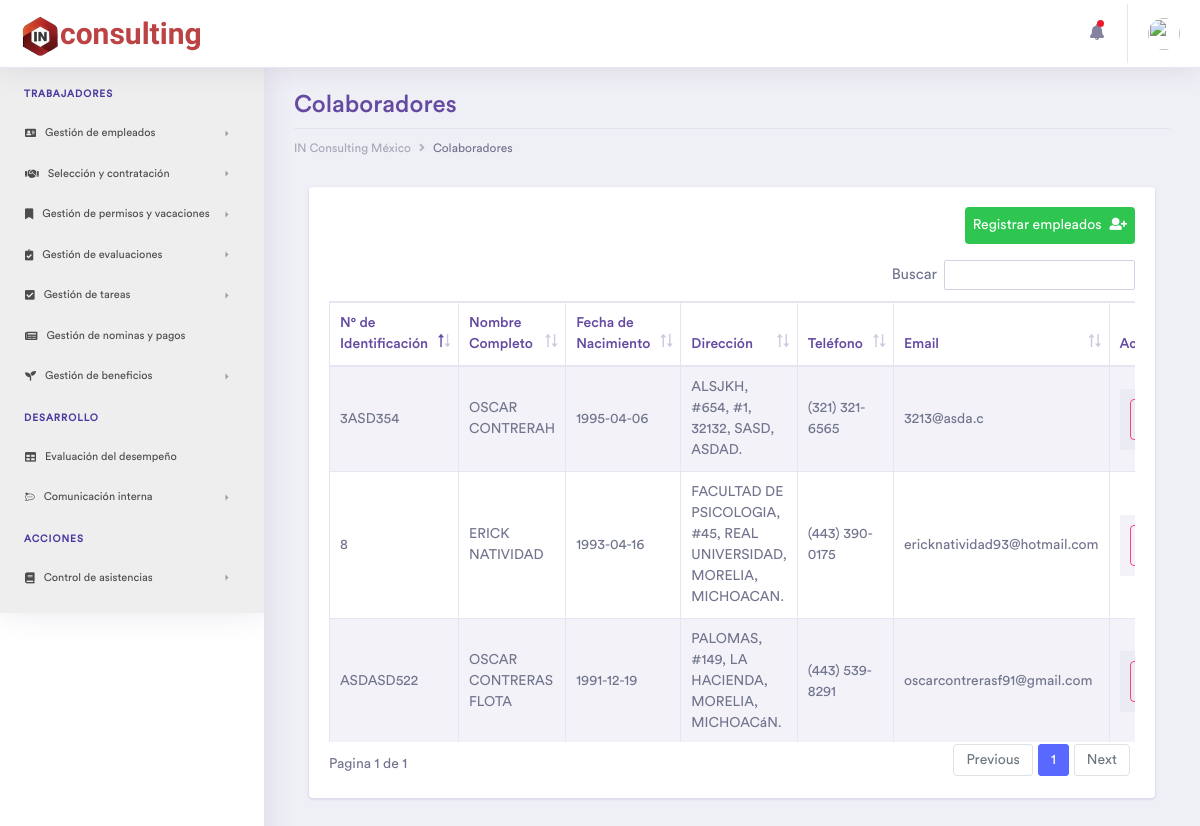
The page /Empleados on the database its author committed.
### tables this page shows
CREATE TABLE `emergencia` (
  `idEmergencia` int(11) NOT NULL,
  `nameEmer` varchar(50) NOT NULL,
  `parentesco` varchar(45) NOT NULL,
  `phoneEmer` varchar(15) NOT NULL,
  `Empleados_idEmpleados` int(11) NOT NULL
);

CREATE TABLE `empleados` (
  `idEmpleados` int(11) NOT NULL,
  `name` varchar(45) NOT NULL,
  `lastname` varchar(45) NOT NULL,
  `genero` varchar(1) NOT NULL,
  `fNac` date NOT NULL,
  `phone` varchar(15) NOT NULL,
  `email` varchar(45) NOT NULL,
  `identificacion` varchar(45) NOT NULL,
  `NSS` varchar(15) NOT NULL,
  `RFC` varchar(15) NOT NULL,
  `street` varchar(45) NOT NULL,
  `numE` varchar(5) NOT NULL,
  `numI` varchar(5) DEFAULT NULL,
  `colonia` varchar(45) NOT NULL,
  `CP` varchar(8) NOT NULL,
  `municipio` varchar(30) NOT NULL,
  `estado` varchar(45) NOT NULL,
  `status` int(1) NOT NULL DEFAULT 1,
  `fecha_contratado` timestamp NOT NULL DEFAULT current_timestamp()
);

### controller/plantilla.controlador.php (called while the page is built)
<?php
Class ControladorPlantilla{
	public function ctrTraerPlantilla(){
		include "view/plantilla.php";
	}
}

### index.php (called while the page is built)
<?php
require_once "controller/plantilla.controlador.php";
require_once "controller/formularios.controlador.php";
require_once "model/formularios.modelo.php";
$plantilla = new ControladorPlantilla();
$plantilla -> ctrTraerPlantilla();

### controller/formularios.controlador.php (called while the page is built, shortened)
<?php
class ControladorFormularios{
	static public function ctrVerEmpleados($item, $valor){
		$tabla = "empleados";
		$respuesta = ModeloFormularios::mdlVerEmpleados($tabla, $item, $valor);
		return $respuesta;
	}
	static public function ctrNumeroTelefonico($phone){
		$numero = ModeloFormularios::mdlNumeroTelefonico($phone);
		return $numero;
	}
}

### model/conexion.php (called while the page is built)
<?php
class Conexion{
  static public function conectar(){
    $link = new PDO("mysql:host=localhost;dbname=inrh",
                  "root",
                  "");
    $link->exec("set names utf8");
    return $link;
  }
}

### model/formularios.modelo.php (called while the page is built, shortened)
<?php
require_once "conexion.php";
class ModeloFormularios{
	static public function mdlVerEmpleados($tabla, $item, $valor){
		if($item == null && $valor == null){
			$sql = "SELECT e.idEmpleados, e.name, e.lastname, e.genero, e.fNac, e.phone, e.email, e.identificacion, e.NSS, e.RFC, e.street, e.numE, e.numI, e.colonia, e.CP, e.estado, e.municipio, e.fecha_contratado, m.nameEmer, m.parentesco, m.phoneEmer
			FROM empleados e
			INNER JOIN emergencia m ON e.idEmpleados = m.Empleados_idEmpleados WHERE status = 1 ORDER BY idEmpleados DESC;";
			$stmt = Conexion::conectar()->prepare($sql);
			$stmt->execute();
			return $stmt -> fetchAll();
		}
	}
	static public function mdlNumeroTelefonico($number){
	$number = preg_replace('/[^0-9]/', '', $number);
	$length = strlen($number);
	if($length == 10){
		$number = preg_replace('/([0-9]{3})([0-9]{3})([0-9]{4})/', '($1) $2-$3', $number);
	}elseif($length == 11){
		$number = preg_replace('/([0-9]{1})([0-9]{3})([0-9]{3})([0-9]{4})/', '+$1 ($2) $3-$4', $number);
	}
	return $number;
	}
}

### view/pages/Empleados.php (the view, shortened to what this page needs)
<?php
$empleados = ControladorFormularios::ctrVerEmpleados(null, null);
?><div class="container-fluid dashboard-content ">
	<div class="row">
		<div class="col-xl-12 col-lg-12 col-md-12 col-sm-12 col-12">
			<div class="page-header">
				<h2 class="pageheader-title">Colaboradores</h2>
				<div class="page-breadcrumb">
					<nav aria-label="breadcrumb">
						<ol class="breadcrumb">
							<li class="breadcrumb-item"><a href="Inicio" class="breadcrumb-link">IN Consulting México</a></li>
							<li class="breadcrumb-item active" aria-current="page">Colaboradores</li>
						</ol>
					</nav>
				</div>
			</div>
		</div>
	</div>
	<div class="ecommerce-widget">
		<div class="col-xl-12 col-lg-12 col-md-12 col-sm-12 col-12">
			<div class="card">
				<div class="card-body">
					<a href="RegistroEmpleados" class="btb btn-success p-2 rounded mb-3 float-right">
						Registrar empleados<i class="fas fa-user-plus ml-2"></i>
					</a>
					<div class="table-responsive">
						<table id="example" class="table table-striped table-bordered second" style="width:100%">
							<thead>
								<tr>
									<th>N° de Identificación</th>
									<th>Nombre Completo</th>
									<th>Fecha de Nacimiento</th>
									<th>Dirección</th>
									<th>Teléfono</th>
									<th>Email</th>
									<th>Acciones</th>
								</tr>
							</thead>
							<tbody>
								<?php foreach ($empleados as $key => $value): ?>
								<tr>
									<td><?php echo strtoupper($value['identificacion']); ?></td>
									<td><?php echo strtoupper($value['name'].' '.$value['lastname']); ?></td>
									<td><?php echo $value['fNac']; ?></td>
								<?php if ($value['numI']==null || $value['numI'] == ""): ?>
									<td><?php echo strtoupper($value['street'].", #".$value['numE'].", ".$value['colonia'].", ".$value['municipio'].", ".$value['estado']."."); ?></td>
								<?php else: ?>
									<td><?php echo strtoupper($value['street'].", #".$value['numE'].", #".$value['numI'].", ".$value['colonia'].", ".$value['municipio'].", ".$value['estado']."."); ?></td>
								<?php endif ?>
								<?php
									$formattedNumber = ControladorFormularios::ctrNumeroTelefonico($value['phone']);
								?>
									<td><?php echo $formattedNumber; ?></td>
									<td><?php echo $value['email']; ?></td>
									<td>
										<table>
											<tr>
												<td>
													<form method="POST" action="Colaborador">
													<button class="btn btn btn-outline-secondary rounded btn-block" name="Editar" value="<?php echo $value['idEmpleados'];?>">
													</button>
													</form>
												</td>
											</tr>
										</table>
									</td>
								</tr>
								<?php endforeach ?>
							</tbody>
						</table>
					</div>
				</div>
			</div>
		</div>
	</div>
</div>

### rows shown on the page
emergencia: Empleados_idEmpleados.identificacion "8", Empleados_idEmpleados.lastname "ERICK NATIVIDAD", Empleados_idEmpleados.fNac "1993-04-16", Empleados_idEmpleados.estado "FACULTAD DE PSICOLOGIA, #45, REAL UNIVERSIDAD, MORELIA, MICHOACAN.", Empleados_idEmpleados.phone "(443) 390-0175", Empleados_idEmpleados.email "ericknatividad93@hotmail.com"
emergencia: Empleados_idEmpleados.identificacion "3ASD354", Empleados_idEmpleados.lastname "OSCAR CONTRERAH", Empleados_idEmpleados.fNac "1995-04-06", Empleados_idEmpleados.estado "ALSJKH, #654, #1, 32132, SASD, ASDAD.", Empleados_idEmpleados.phone "(321) 321-6565", Empleados_idEmpleados.email "3213@asda.c"
emergencia: Empleados_idEmpleados.identificacion "ASDASD522", Empleados_idEmpleados.lastname "OSCAR CONTRERAS FLOTA", Empleados_idEmpleados.fNac "1991-12-19", Empleados_idEmpleados.estado "PALOMAS, #149, LA HACIENDA, MORELIA, MICHOACáN.", Empleados_idEmpleados.phone "(443) 539-8291", Empleados_idEmpleados.email "oscarcontrerasf91@gmail.com"
